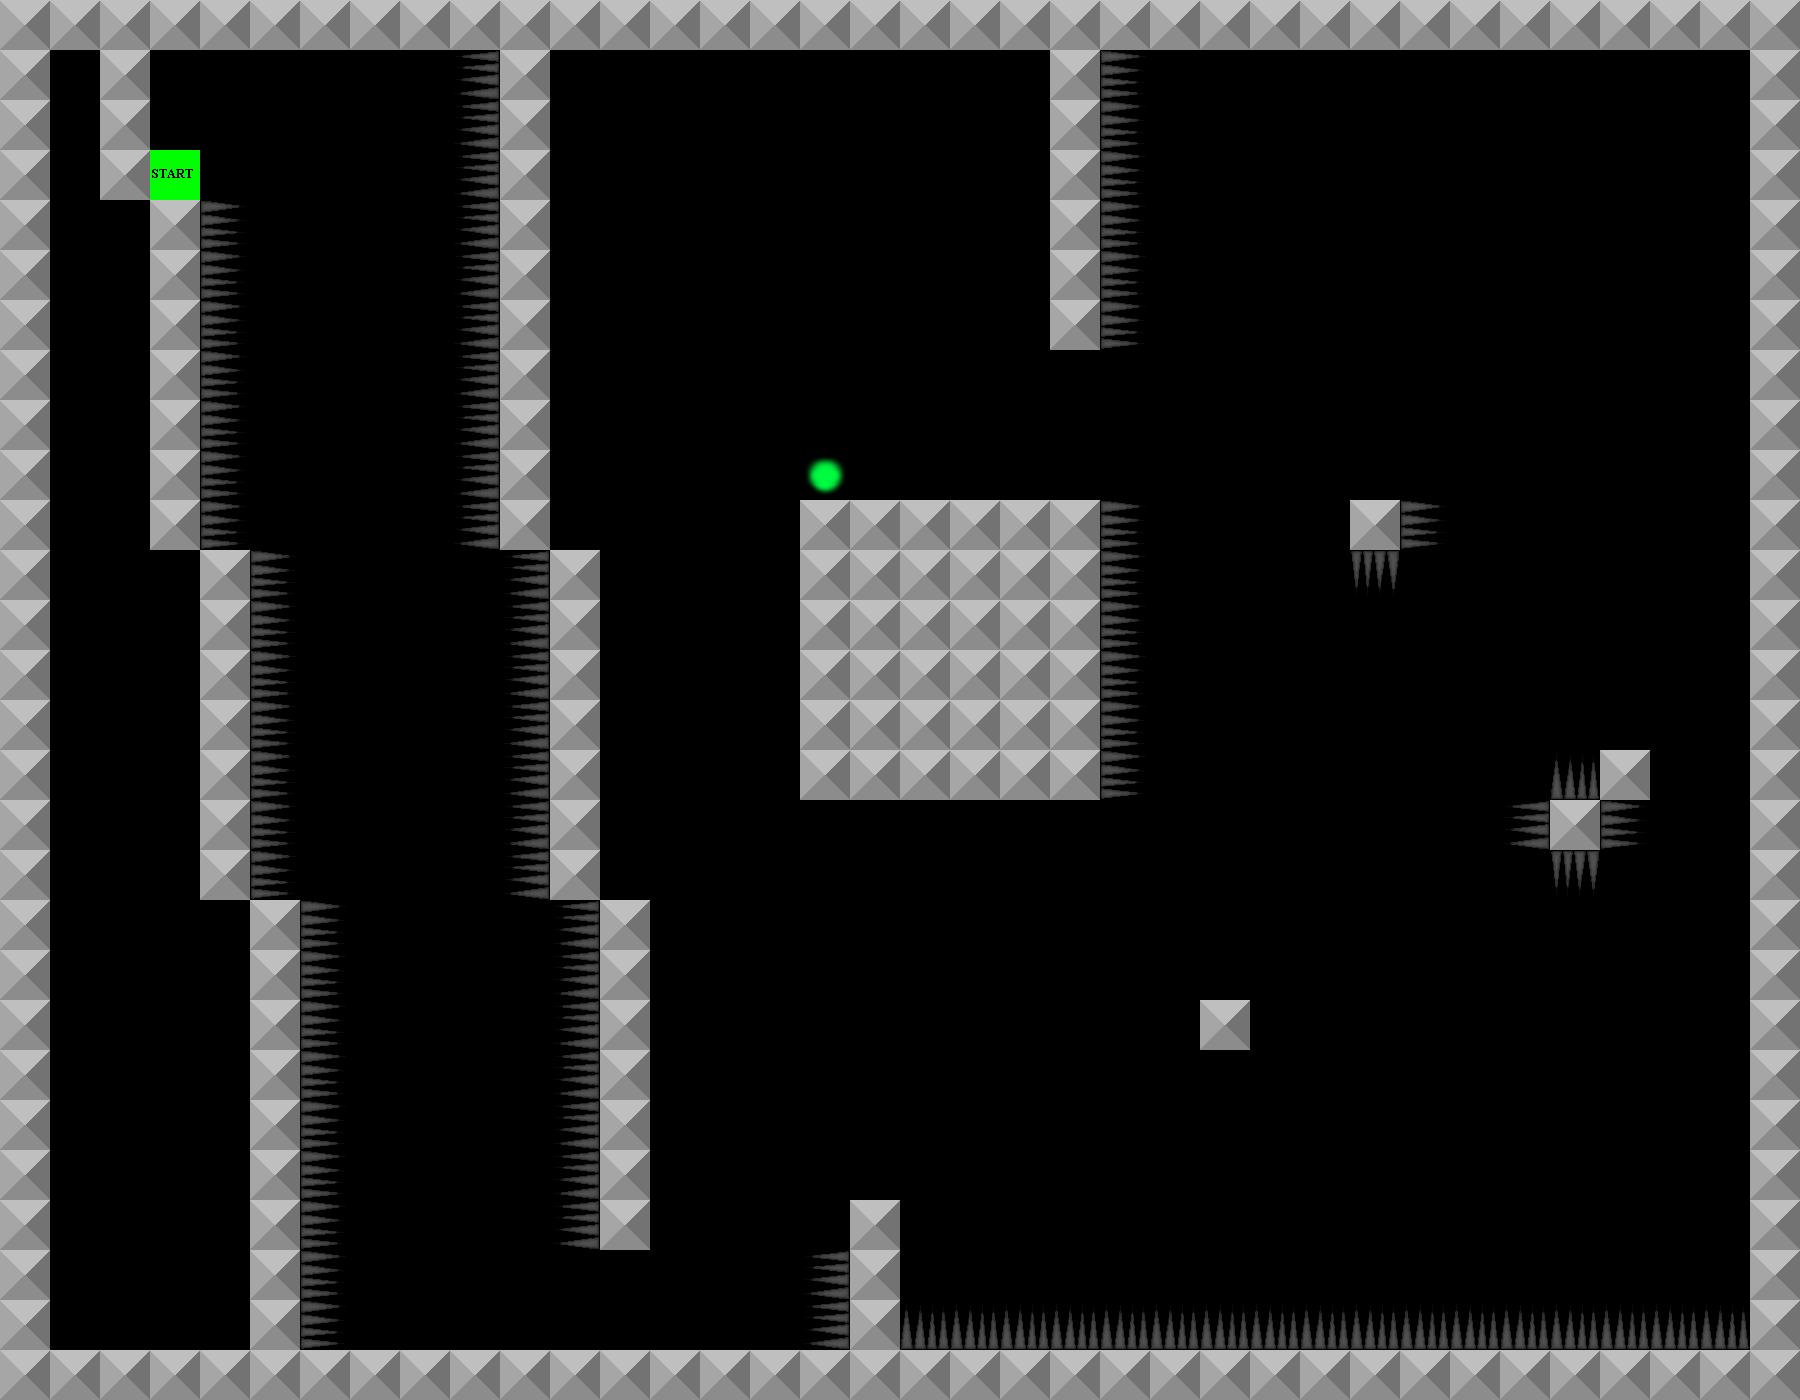

Below is a game level as drawn by its tile map, then a one-line description and the .tmx file that defines it, in full:
An orthogonal 36x28 tile map with 50x50 px tiles, 3 tile layers (Collision, Border, Start), 4 tilesets.

<map version="1.0" orientation="orthogonal" renderorder="right-down" width="36" height="28" tilewidth="50" tileheight="50">
 <tileset firstgid="1" name="Metal" tilewidth="50" tileheight="50">
  <image source="metal.png" trans="ff0004" width="50" height="50" />
  <tile id="0">
   <properties>
    <property name="collide" value="" />
   </properties>
  </tile>
 </tileset>
 <tileset firstgid="2" name="spikes" tilewidth="50" tileheight="50">
  <image source="spikes_matrix.png" trans="ff0004" width="200" height="50" />
  <tile id="0">
   <properties>
    <property name="deadly" value="" />
   </properties>
  </tile>
  <tile id="1">
   <properties>
    <property name="deadly" value="" />
   </properties>
  </tile>
  <tile id="2">
   <properties>
    <property name="deadly" value="" />
   </properties>
  </tile>
  <tile id="3">
   <properties>
    <property name="deadly" value="" />
   </properties>
  </tile>
 </tileset>
 <tileset firstgid="6" name="end" tilewidth="50" tileheight="50">
  <image source="end.png" trans="ff0004" width="50" height="50" />
  <tile id="0">
   <properties>
    <property name="end" value="" />
   </properties>
  </tile>
 </tileset>
 <tileset firstgid="7" name="start" tilewidth="50" tileheight="50">
  <image source="start.png" trans="ff0004" width="50" height="50" />
  <tile id="0">
   <properties>
    <property name="start" value="" />
   </properties>
  </tile>
 </tileset>
 <layer name="Collision" width="36" height="28">
  <data encoding="csv">
0,0,0,0,0,0,0,0,0,0,0,0,0,0,0,0,0,0,0,0,0,0,0,0,0,0,0,0,0,0,0,0,0,0,0,0,
0,0,1,0,0,0,0,0,0,4,1,0,0,0,0,0,0,0,0,0,0,1,5,0,0,0,0,0,0,0,0,0,0,0,0,0,
0,0,1,0,0,0,0,0,0,4,1,0,0,0,0,0,0,0,0,0,0,1,5,0,0,0,0,0,0,0,0,0,0,0,0,0,
0,0,1,0,0,0,0,0,0,4,1,0,0,0,0,0,0,0,0,0,0,1,5,0,0,0,0,0,0,0,0,0,0,0,0,0,
0,0,0,1,5,0,0,0,0,4,1,0,0,0,0,0,0,0,0,0,0,1,5,0,0,0,0,0,0,0,0,0,0,0,0,0,
0,0,0,1,5,0,0,0,0,4,1,0,0,0,0,0,0,0,0,0,0,1,5,0,0,0,0,0,0,0,0,0,0,0,0,0,
0,0,0,1,5,0,0,0,0,4,1,0,0,0,0,0,0,0,0,0,0,1,5,0,0,0,0,0,0,0,0,0,0,0,0,0,
0,0,0,1,5,0,0,0,0,4,1,0,0,0,0,0,0,0,0,0,0,0,0,0,0,0,0,0,0,0,0,0,0,0,0,0,
0,0,0,1,5,0,0,0,0,4,1,0,0,0,0,0,0,0,0,0,0,0,0,0,0,0,0,0,0,0,0,0,0,0,0,0,
0,0,0,1,5,0,0,0,0,4,1,0,0,0,0,0,6,0,0,0,0,0,0,0,0,0,0,0,0,0,0,0,0,0,0,0,
0,0,0,1,5,0,0,0,0,4,1,0,0,0,0,0,1,1,1,1,1,1,5,0,0,0,0,1,5,0,0,0,0,0,0,0,
0,0,0,0,1,5,0,0,0,0,4,1,0,0,0,0,1,1,1,1,1,1,5,0,0,0,0,3,0,0,0,0,0,0,0,0,
0,0,0,0,1,5,0,0,0,0,4,1,0,0,0,0,1,1,1,1,1,1,5,0,0,0,0,0,0,0,0,0,0,0,0,0,
0,0,0,0,1,5,0,0,0,0,4,1,0,0,0,0,1,1,1,1,1,1,5,0,0,0,0,0,0,0,0,0,0,0,0,0,
0,0,0,0,1,5,0,0,0,0,4,1,0,0,0,0,1,1,1,1,1,1,5,0,0,0,0,0,0,0,0,0,0,0,0,0,
0,0,0,0,1,5,0,0,0,0,4,1,0,0,0,0,1,1,1,1,1,1,5,0,0,0,0,0,0,0,0,2,1,0,0,0,
0,0,0,0,1,5,0,0,0,0,4,1,0,0,0,0,0,0,0,0,0,0,0,0,0,0,0,0,0,0,4,1,5,0,0,0,
0,0,0,0,1,5,0,0,0,0,4,1,0,0,0,0,0,0,0,0,0,0,0,0,0,0,0,0,0,0,0,3,0,0,0,0,
0,0,0,0,0,1,5,0,0,0,0,4,1,0,0,0,0,0,0,0,0,0,0,0,0,0,0,0,0,0,0,0,0,0,0,0,
0,0,0,0,0,1,5,0,0,0,0,4,1,0,0,0,0,0,0,0,0,0,0,0,0,0,0,0,0,0,0,0,0,0,0,0,
0,0,0,0,0,1,5,0,0,0,0,4,1,0,0,0,0,0,0,0,0,0,0,0,1,0,0,0,0,0,0,0,0,0,0,0,
0,0,0,0,0,1,5,0,0,0,0,4,1,0,0,0,0,0,0,0,0,0,0,0,0,0,0,0,0,0,0,0,0,0,0,0,
0,0,0,0,0,1,5,0,0,0,0,4,1,0,0,0,0,0,0,0,0,0,0,0,0,0,0,0,0,0,0,0,0,0,0,0,
0,0,0,0,0,1,5,0,0,0,0,4,1,0,0,0,0,0,0,0,0,0,0,0,0,0,0,0,0,0,0,0,0,0,0,0,
0,0,0,0,0,1,5,0,0,0,0,4,1,0,0,0,0,1,0,0,0,0,0,0,0,0,0,0,0,0,0,0,0,0,0,0,
0,0,0,0,0,1,5,0,0,0,0,0,0,0,0,0,4,1,0,0,0,0,0,0,0,0,0,0,0,0,0,0,0,0,0,0,
0,0,0,0,0,1,5,0,0,0,0,0,0,0,0,0,4,1,2,2,2,2,2,2,2,2,2,2,2,2,2,2,2,2,2,0,
0,0,0,0,0,0,0,0,0,0,0,0,0,0,0,0,0,0,0,0,0,0,0,0,0,0,0,0,0,0,0,0,0,0,0,0
</data>
 </layer>
 <layer name="Border" width="36" height="28">
  <data encoding="csv">
1,1,1,1,1,1,1,1,1,1,1,1,1,1,1,1,1,1,1,1,1,1,1,1,1,1,1,1,1,1,1,1,1,1,1,1,
1,0,0,0,0,0,0,0,0,0,0,0,0,0,0,0,0,0,0,0,0,0,0,0,0,0,0,0,0,0,0,0,0,0,0,1,
1,0,0,0,0,0,0,0,0,0,0,0,0,0,0,0,0,0,0,0,0,0,0,0,0,0,0,0,0,0,0,0,0,0,0,1,
1,0,0,0,0,0,0,0,0,0,0,0,0,0,0,0,0,0,0,0,0,0,0,0,0,0,0,0,0,0,0,0,0,0,0,1,
1,0,0,0,0,0,0,0,0,0,0,0,0,0,0,0,0,0,0,0,0,0,0,0,0,0,0,0,0,0,0,0,0,0,0,1,
1,0,0,0,0,0,0,0,0,0,0,0,0,0,0,0,0,0,0,0,0,0,0,0,0,0,0,0,0,0,0,0,0,0,0,1,
1,0,0,0,0,0,0,0,0,0,0,0,0,0,0,0,0,0,0,0,0,0,0,0,0,0,0,0,0,0,0,0,0,0,0,1,
1,0,0,0,0,0,0,0,0,0,0,0,0,0,0,0,0,0,0,0,0,0,0,0,0,0,0,0,0,0,0,0,0,0,0,1,
1,0,0,0,0,0,0,0,0,0,0,0,0,0,0,0,0,0,0,0,0,0,0,0,0,0,0,0,0,0,0,0,0,0,0,1,
1,0,0,0,0,0,0,0,0,0,0,0,0,0,0,0,0,0,0,0,0,0,0,0,0,0,0,0,0,0,0,0,0,0,0,1,
1,0,0,0,0,0,0,0,0,0,0,0,0,0,0,0,0,0,0,0,0,0,0,0,0,0,0,0,0,0,0,0,0,0,0,1,
1,0,0,0,0,0,0,0,0,0,0,0,0,0,0,0,0,0,0,0,0,0,0,0,0,0,0,0,0,0,0,0,0,0,0,1,
1,0,0,0,0,0,0,0,0,0,0,0,0,0,0,0,0,0,0,0,0,0,0,0,0,0,0,0,0,0,0,0,0,0,0,1,
1,0,0,0,0,0,0,0,0,0,0,0,0,0,0,0,0,0,0,0,0,0,0,0,0,0,0,0,0,0,0,0,0,0,0,1,
1,0,0,0,0,0,0,0,0,0,0,0,0,0,0,0,0,0,0,0,0,0,0,0,0,0,0,0,0,0,0,0,0,0,0,1,
1,0,0,0,0,0,0,0,0,0,0,0,0,0,0,0,0,0,0,0,0,0,0,0,0,0,0,0,0,0,0,0,0,0,0,1,
1,0,0,0,0,0,0,0,0,0,0,0,0,0,0,0,0,0,0,0,0,0,0,0,0,0,0,0,0,0,0,0,0,0,0,1,
1,0,0,0,0,0,0,0,0,0,0,0,0,0,0,0,0,0,0,0,0,0,0,0,0,0,0,0,0,0,0,0,0,0,0,1,
1,0,0,0,0,0,0,0,0,0,0,0,0,0,0,0,0,0,0,0,0,0,0,0,0,0,0,0,0,0,0,0,0,0,0,1,
1,0,0,0,0,0,0,0,0,0,0,0,0,0,0,0,0,0,0,0,0,0,0,0,0,0,0,0,0,0,0,0,0,0,0,1,
1,0,0,0,0,0,0,0,0,0,0,0,0,0,0,0,0,0,0,0,0,0,0,0,0,0,0,0,0,0,0,0,0,0,0,1,
1,0,0,0,0,0,0,0,0,0,0,0,0,0,0,0,0,0,0,0,0,0,0,0,0,0,0,0,0,0,0,0,0,0,0,1,
1,0,0,0,0,0,0,0,0,0,0,0,0,0,0,0,0,0,0,0,0,0,0,0,0,0,0,0,0,0,0,0,0,0,0,1,
1,0,0,0,0,0,0,0,0,0,0,0,0,0,0,0,0,0,0,0,0,0,0,0,0,0,0,0,0,0,0,0,0,0,0,1,
1,0,0,0,0,0,0,0,0,0,0,0,0,0,0,0,0,0,0,0,0,0,0,0,0,0,0,0,0,0,0,0,0,0,0,1,
1,0,0,0,0,0,0,0,0,0,0,0,0,0,0,0,0,0,0,0,0,0,0,0,0,0,0,0,0,0,0,0,0,0,0,1,
1,0,0,0,0,0,0,0,0,0,0,0,0,0,0,0,0,0,0,0,0,0,0,0,0,0,0,0,0,0,0,0,0,0,0,1,
1,1,1,1,1,1,1,1,1,1,1,1,1,1,1,1,1,1,1,1,1,1,1,1,1,1,1,1,1,1,1,1,1,1,1,1
</data>
 </layer>
 <layer name="Start" width="36" height="28">
  <data encoding="csv">
0,0,0,0,0,0,0,0,0,0,0,0,0,0,0,0,0,0,0,0,0,0,0,0,0,0,0,0,0,0,0,0,0,0,0,0,
0,0,0,0,0,0,0,0,0,0,0,0,0,0,0,0,0,0,0,0,0,0,0,0,0,0,0,0,0,0,0,0,0,0,0,0,
0,0,0,0,0,0,0,0,0,0,0,0,0,0,0,0,0,0,0,0,0,0,0,0,0,0,0,0,0,0,0,0,0,0,0,0,
0,0,0,7,0,0,0,0,0,0,0,0,0,0,0,0,0,0,0,0,0,0,0,0,0,0,0,0,0,0,0,0,0,0,0,0,
0,0,0,0,0,0,0,0,0,0,0,0,0,0,0,0,0,0,0,0,0,0,0,0,0,0,0,0,0,0,0,0,0,0,0,0,
0,0,0,0,0,0,0,0,0,0,0,0,0,0,0,0,0,0,0,0,0,0,0,0,0,0,0,0,0,0,0,0,0,0,0,0,
0,0,0,0,0,0,0,0,0,0,0,0,0,0,0,0,0,0,0,0,0,0,0,0,0,0,0,0,0,0,0,0,0,0,0,0,
0,0,0,0,0,0,0,0,0,0,0,0,0,0,0,0,0,0,0,0,0,0,0,0,0,0,0,0,0,0,0,0,0,0,0,0,
0,0,0,0,0,0,0,0,0,0,0,0,0,0,0,0,0,0,0,0,0,0,0,0,0,0,0,0,0,0,0,0,0,0,0,0,
0,0,0,0,0,0,0,0,0,0,0,0,0,0,0,0,0,0,0,0,0,0,0,0,0,0,0,0,0,0,0,0,0,0,0,0,
0,0,0,0,0,0,0,0,0,0,0,0,0,0,0,0,0,0,0,0,0,0,0,0,0,0,0,0,0,0,0,0,0,0,0,0,
0,0,0,0,0,0,0,0,0,0,0,0,0,0,0,0,0,0,0,0,0,0,0,0,0,0,0,0,0,0,0,0,0,0,0,0,
0,0,0,0,0,0,0,0,0,0,0,0,0,0,0,0,0,0,0,0,0,0,0,0,0,0,0,0,0,0,0,0,0,0,0,0,
0,0,0,0,0,0,0,0,0,0,0,0,0,0,0,0,0,0,0,0,0,0,0,0,0,0,0,0,0,0,0,0,0,0,0,0,
0,0,0,0,0,0,0,0,0,0,0,0,0,0,0,0,0,0,0,0,0,0,0,0,0,0,0,0,0,0,0,0,0,0,0,0,
0,0,0,0,0,0,0,0,0,0,0,0,0,0,0,0,0,0,0,0,0,0,0,0,0,0,0,0,0,0,0,0,0,0,0,0,
0,0,0,0,0,0,0,0,0,0,0,0,0,0,0,0,0,0,0,0,0,0,0,0,0,0,0,0,0,0,0,0,0,0,0,0,
0,0,0,0,0,0,0,0,0,0,0,0,0,0,0,0,0,0,0,0,0,0,0,0,0,0,0,0,0,0,0,0,0,0,0,0,
0,0,0,0,0,0,0,0,0,0,0,0,0,0,0,0,0,0,0,0,0,0,0,0,0,0,0,0,0,0,0,0,0,0,0,0,
0,0,0,0,0,0,0,0,0,0,0,0,0,0,0,0,0,0,0,0,0,0,0,0,0,0,0,0,0,0,0,0,0,0,0,0,
0,0,0,0,0,0,0,0,0,0,0,0,0,0,0,0,0,0,0,0,0,0,0,0,0,0,0,0,0,0,0,0,0,0,0,0,
0,0,0,0,0,0,0,0,0,0,0,0,0,0,0,0,0,0,0,0,0,0,0,0,0,0,0,0,0,0,0,0,0,0,0,0,
0,0,0,0,0,0,0,0,0,0,0,0,0,0,0,0,0,0,0,0,0,0,0,0,0,0,0,0,0,0,0,0,0,0,0,0,
0,0,0,0,0,0,0,0,0,0,0,0,0,0,0,0,0,0,0,0,0,0,0,0,0,0,0,0,0,0,0,0,0,0,0,0,
0,0,0,0,0,0,0,0,0,0,0,0,0,0,0,0,0,0,0,0,0,0,0,0,0,0,0,0,0,0,0,0,0,0,0,0,
0,0,0,0,0,0,0,0,0,0,0,0,0,0,0,0,0,0,0,0,0,0,0,0,0,0,0,0,0,0,0,0,0,0,0,0,
0,0,0,0,0,0,0,0,0,0,0,0,0,0,0,0,0,0,0,0,0,0,0,0,0,0,0,0,0,0,0,0,0,0,0,0,
0,0,0,0,0,0,0,0,0,0,0,0,0,0,0,0,0,0,0,0,0,0,0,0,0,0,0,0,0,0,0,0,0,0,0,0
</data>
 </layer>
</map>
